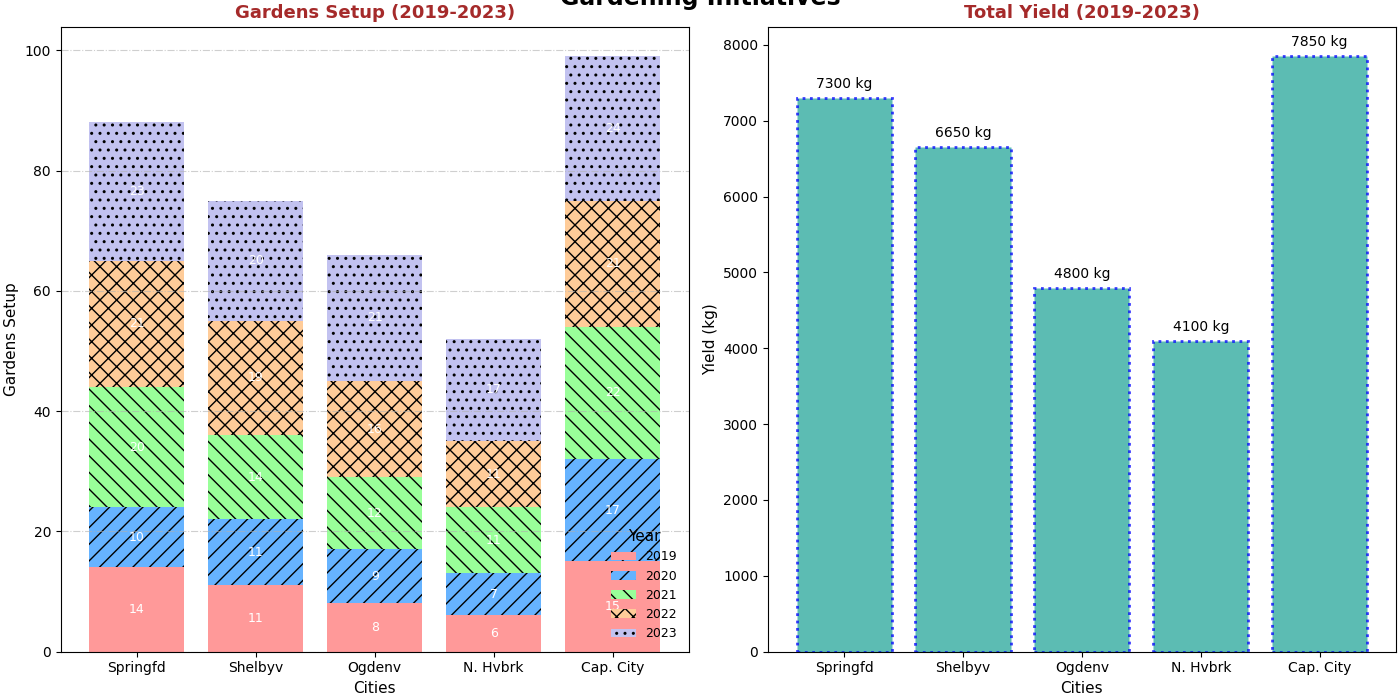

Write Python code to recreate this figure.
import matplotlib.pyplot as plt
import numpy as np

cities = ['Springfd', 'Shelbyv', 'Ogdenv', 'N. Hvbrk', 'Cap. City']
years = ['2019', '2020', '2021', '2022', '2023']

gardens_setup = np.array([
    [14, 10, 20, 21, 23],
    [11, 11, 14, 19, 20],
    [8, 9, 12, 16, 21],
    [6, 7, 11, 11, 17],
    [15, 17, 22, 21, 24]
])

harvest_yield = np.array([
    [1150, 1300, 1550, 1550, 1750],
    [1050, 1200, 1400, 1450, 1550],
    [650, 850, 1050, 1050, 1200],
    [550, 700, 900, 900, 1050],
    [1350, 1450, 1650, 1650, 1750]
])

total_harvest_yield = harvest_yield.sum(axis=1)

fig, (ax1, ax2) = plt.subplots(1, 2, figsize=(14, 7), constrained_layout=True)

bottoms = np.zeros(len(cities))
colors = ['#ff9999', '#66b3ff', '#99ff99', '#ffcc99', '#c2c2f0']
hatches = ['', '//', '\\\\', 'xx', '..']
for i, year in enumerate(years):
    bars = ax1.bar(cities, gardens_setup[:, i], bottom=bottoms,
                   label=year, color=colors[i], hatch=hatches[i % len(hatches)])
    bottoms += gardens_setup[:, i]

    for bar in bars:
        height = bar.get_height()
        if height > 5:
            ax1.annotate(f'{int(height)}',
                         xy=(bar.get_x() + bar.get_width() / 2, bar.get_y() + height / 2),
                         xytext=(0, 0),
                         textcoords="offset points",
                         ha='center', va='center', fontsize=9, color='white')

ax1.set_title("Gardens Setup (2019-2023)", fontsize=13, fontweight='bold', color='brown')
ax1.set_xlabel("Cities", fontsize=11)
ax1.set_ylabel("Gardens Setup", fontsize=11)
ax1.yaxis.grid(True, linestyle='-.', alpha=0.6)
ax1.legend(title="Year", title_fontsize='11', fontsize='9', loc='lower right', frameon=False)

bars = ax2.bar(cities, total_harvest_yield, color='#26a69a', alpha=0.75, edgecolor='blue', linewidth=2, linestyle='dotted')

for bar, yield_amount in zip(bars, total_harvest_yield):
    ax2.annotate(f'{yield_amount} kg',
                 xy=(bar.get_x() + bar.get_width() / 2, bar.get_height()),
                 xytext=(0, 5),
                 textcoords="offset points",
                 ha='center', va='bottom', fontsize=10, color='black')

ax2.set_title("Total Yield (2019-2023)", fontsize=13, fontweight='bold', color='brown')
ax2.set_xlabel("Cities", fontsize=11)
ax2.set_ylabel("Yield (kg)", fontsize=11)
ax2.yaxis.grid(False)

fig.suptitle("Gardening Initiatives", fontsize=17, fontweight='bold', y=1.02)
plt.show()
